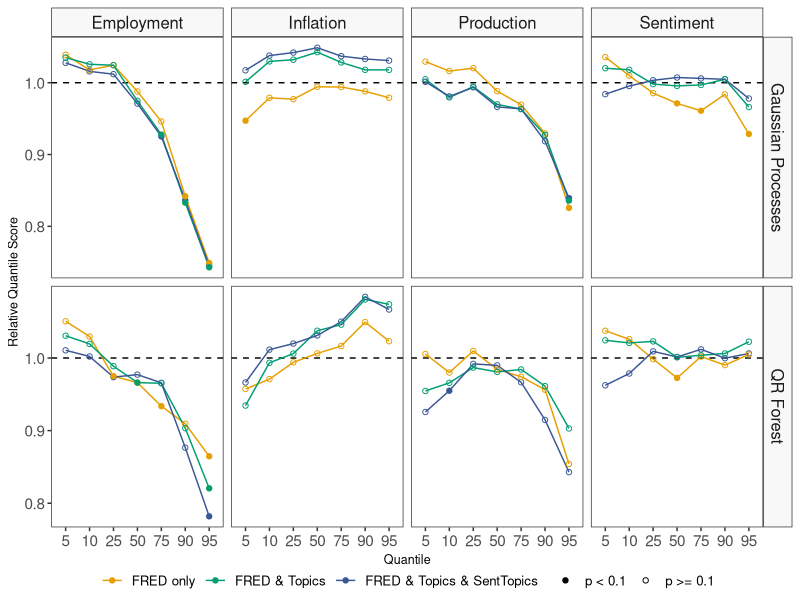
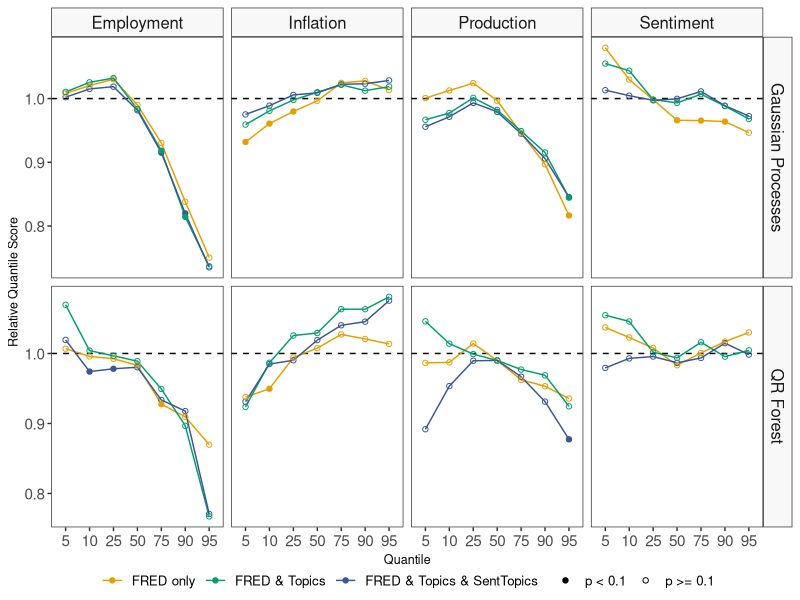

Write the R code that produced these figures, in order.
library(tidyverse)

# Set path to folder 'Results'
# setwd("")

# Colors
r_colors <- c(
  "#000000", "#E69F00", "#3a5795", "#56B4E9", "#009E73", "#0072B2",
  "#D55E00", "#CC79A7"
)

# -----------------------------------------------------------------------------#
# ---------           Upper Panel (data in folder 'Results') ------------------#
# -----------------------------------------------------------------------------#
sheets <- readxl::excel_sheets("Results_nonlinear_all.xlsx")
df_all <- purrr::map_df(
  sheets,
  ~ mutate(readxl::read_excel("Results_nonlinear_all.xlsx", sheet = .x),
           sheetname = .x
  )
)

# Modify Tibble to extract responses
df_plots_var <- df_all |>
  select(Row, QLmean, sheetname, QL_DM) |>
  mutate(model = (str_extract(Row, "\\w+_|^\\w+\\s\\w+") |>
                    str_remove("fred") |>
                    str_remove("_"))) |>
  mutate(fred = parse_number(str_extract(Row, "fred=\\d"))) |>
  mutate(text = parse_number(str_extract(Row, "text=0y|text=1y|text=2y|text=6y"))) |>
  mutate(
    Predictors = str_c(fred, text),
    Predictors = case_when(
      Predictors == "10" ~ "FRED only",
      Predictors == "11" ~ "FRED & Topics",
      Predictors == "16" ~ "FRED & Topics & SentTopics"
    )
  ) |>
  mutate(Predictors = fct_relevel(Predictors, c("FRED only", "FRED & Topics"))) |> # sort baseline
  mutate(
    q = parse_number(str_extract(sheetname, "q=\\d+")),
    q = fct_relevel(as.factor(q), c("5", "10"))
  ) |>
  mutate(h = parse_number(str_extract(sheetname, "h=\\d+"))) |>
  mutate(ylag = parse_number(str_extract(Row, "ylag=\\d+"))) |>
  mutate(
    response = str_extract(sheetname, "CPI|INDPRO|UMCSENT|CE16"),
    response = case_when(
      response == "CE16" ~ "Employment",
      response == "CPI" ~ "Inflation",
      response == "INDPRO" ~ "Production",
      response == "UMCSENT" ~ "Sentiment"
    )
  ) |>
  mutate(model = str_replace(model, "Random Forest", "QR Forest")) |>
  drop_na()

# Make plot
df_plots_var |>
  filter(h == 1 & ylag == 12) |>
  filter(model %in% c("Gaussian Processes", "QR Forest")) |>
  mutate(shape_point = if_else(QL_DM < 0.1, T, F)) |>
  mutate(shape_point = if_else(QL_DM < 0.1, "p < 0.1", "p >= 0.1")) |>
  # make plot
  ggplot() +
  theme_bw() +
  geom_hline(yintercept = 1, linetype = "dashed") +
  geom_line(aes(x = q, y = QLmean, color = Predictors, group = Predictors)) +
  geom_point(aes(x = q, y = QLmean, color = Predictors, shape = shape_point)) +
  facet_grid(model ~ response, scales = "free_y") +
  theme(
    legend.position = "bottom",
    legend.title = element_blank(),
    legend.margin = margin(t = -10),
    strip.background = element_rect(fill = alpha("grey", 0.1)),
    panel.grid.major = element_blank(),
    panel.grid.minor = element_blank(),
    text = element_text(size = 12),
    axis.title = element_text(size = 9),
    axis.text = element_text(size = 11),
    strip.text.x = element_text(size = 12),
    strip.text.y = element_text(size = 12)
  ) +
  scale_color_manual(values = c(r_colors[2], r_colors[5], r_colors[3])) +
  scale_shape_manual(values = c(19, 1)) +
  labs(
    y = "Relative Quantile Score",
    x = "Quantile"
  ) +
  guides(
    colour = guide_legend(order = 1),
    shape = guide_legend(order = 2)
  )

# -----------------------------------------------------------------------------#
# ---------                 Lower Panel                      ------------------#
# -----------------------------------------------------------------------------#

# Make plot
df_plots_var |>
  filter(h == 2 & ylag == 12) |>
  filter(model %in% c("Gaussian Processes", "QR Forest")) |>
  mutate(shape_point = if_else(QL_DM < 0.1, T, F)) |>
  mutate(shape_point = if_else(QL_DM < 0.1, "p < 0.1", "p >= 0.1")) |>
  # make plot
  ggplot() +
  theme_bw() +
  geom_hline(yintercept = 1, linetype = "dashed") +
  geom_line(aes(x = q, y = QLmean, color = Predictors, group = Predictors)) +
  geom_point(aes(x = q, y = QLmean, color = Predictors, shape = shape_point)) +
  facet_grid(model ~ response, scales = "free_y") +
  theme(
    legend.position = "bottom",
    legend.title = element_blank(),
    legend.margin = margin(t = -10),
    strip.background = element_rect(fill = alpha("grey", 0.1)),
    panel.grid.major = element_blank(),
    panel.grid.minor = element_blank(),
    text = element_text(size = 12),
    axis.title = element_text(size = 9),
    axis.text = element_text(size = 11),
    strip.text.x = element_text(size = 12),
    strip.text.y = element_text(size = 12)
  ) +
  scale_color_manual(values = c(r_colors[2], r_colors[5], r_colors[3])) +
  scale_shape_manual(values = c(19, 1)) +
  labs(
    y = "Relative Quantile Score",
    x = "Quantile"
  ) +
  guides(
    colour = guide_legend(order = 1),
    shape = guide_legend(order = 2)
  )
